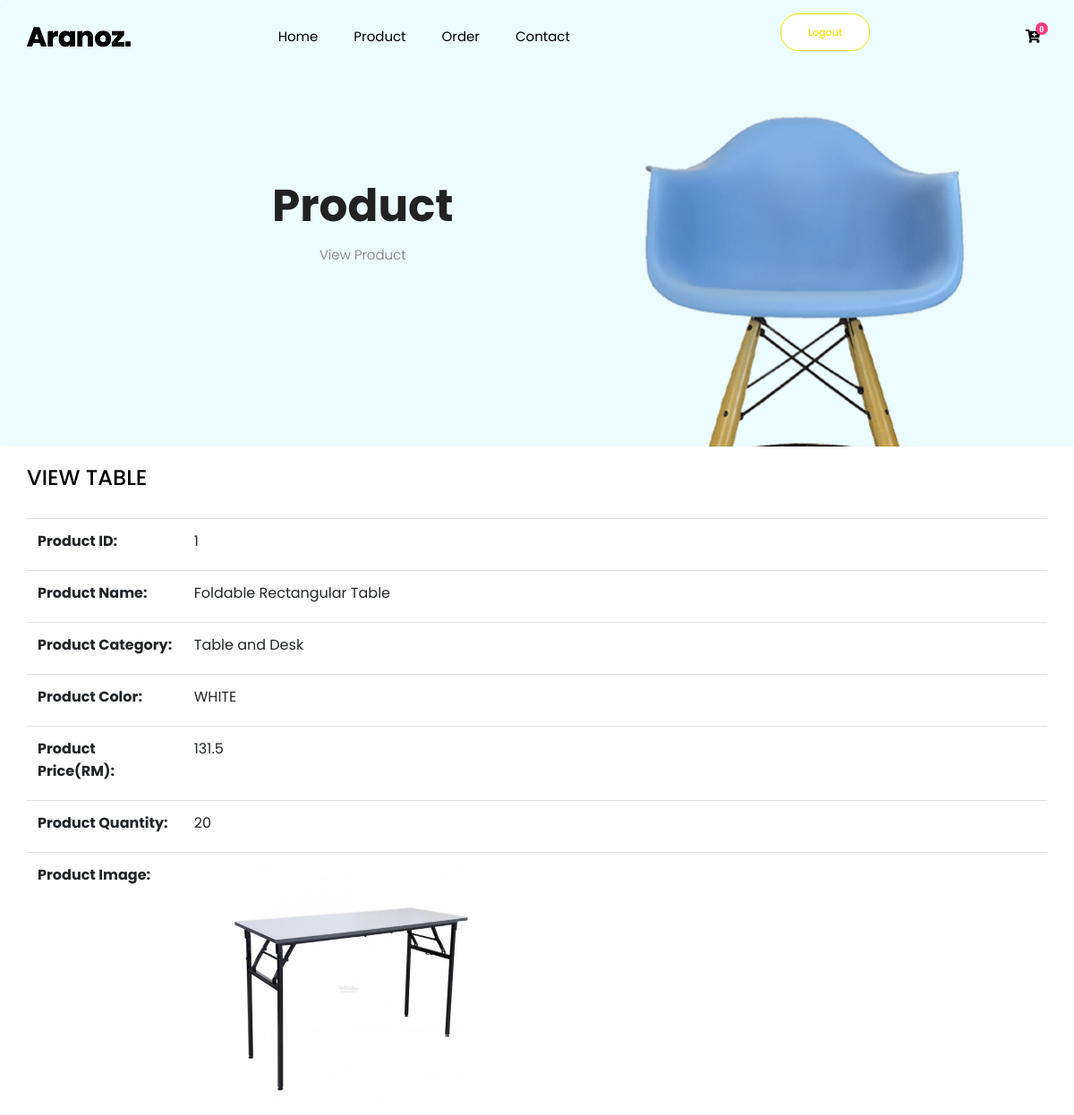
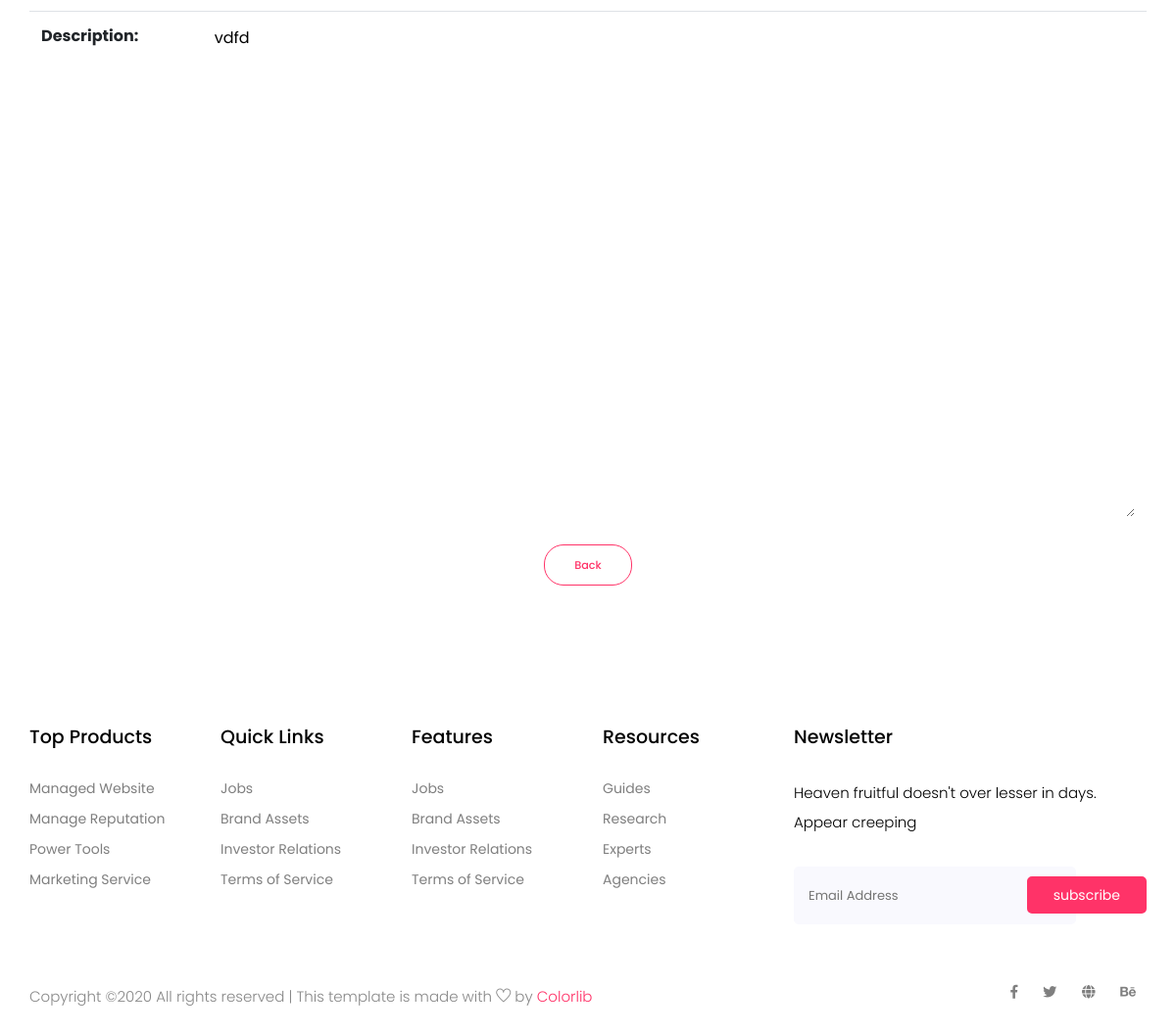
The page /viewproduct.php?productid=1 (signed in) on the database its author committed (2 pictures, top to bottom).
### tables this page shows
CREATE TABLE `product` (
  `ProductID` int(10) NOT NULL AUTO_INCREMENT,
  `ProductName` varchar(100) NOT NULL,
  `ProductCategory` varchar(50) NOT NULL,
  `ProductColor` varchar(50) NOT NULL,
  `ProductQuantity` int(10) NOT NULL DEFAULT '0',
  `ProductImg` longtext NOT NULL,
  `ProductImgType` varchar(25) NOT NULL DEFAULT '',
  `ProductPrice` float NOT NULL,
  `ProductDescription` varchar(5000) NOT NULL DEFAULT '',
  PRIMARY KEY (`ProductID`)
);

### function/retrievedata.php (called while the page is built, shortened)
<?php
require_once("all.php");
if(isset($_GET['productid'])){
  $sqlview = "SELECT * FROM `product` WHERE (`ProductID` = '".$_GET['productid']."')";
  $result = mysqli_query($con,$sqlview);
  $row = mysqli_fetch_assoc($result);
}
 ?>

### viewproduct.php (the view, shortened to what this page needs)
<?php
include 'includes/header.php';
require_once("all.php");
include("function/retrievedata.php");
 ?>
 <head>
 </head>
 <body>
    <section class="breadcrumb breadcrumb_bg">
      <div class="container">
        <div class="row">
          <div class="col-lg-8">
            <div class="breadcrumb_iner text-center">
              <div class="breadcrumb_iner_item">
                <h2>Product </h2>
                <p>View Product</p>
              </div>
            </div>
          </div>
        </div>
      </div>
    </section>
    <div class="whole-wrap">
  		<div class="container box_1170"></br>
        <form name="viewproduct" action="viewproduct.php" method="post" enctype="multipart/form-data">
          <h3 class="mb-30">VIEW TABLE</h3>
          <table class="table table-hower">
            <tr>
              <th><label for="productid"> Product ID: </label></th>
              <td> <?php echo $row['ProductID'] ;?></td>
            </tr>
            <tr>
              <th><label for="productname"> Product Name: </label></th>
              <td> <?php echo $row['ProductName'] ;?></td>
            </tr>
            <tr>
              <th><label for="productcategory"> Product Category: </label></th>
              <td><?php echo $row['ProductCategory']; ?></td>
            </tr>
            <tr>
              <th><label for="productcolor"> Product Color: </label></th>
              <td><?php echo $row['ProductColor']; ?></td>
            </tr>
            <tr>
              <th><label for="productprice"> Product Price(RM): </label></th>
              <td><?php echo $row['ProductPrice']; ?></td>
            </tr>
            <tr>
              <th><label for="productquantity"> Product Quantity: </label></th>
              <td><?php echo $row['ProductQuantity']; ?></td>
            </tr>
            <tr>
              <th><label for="productimg"> Product Image: </label></th>
              <td><img src="<?php echo "uploads/".$row['ProductImg'] ; ?>" width="350" height="280"></td>
            </tr>
            <tr>
              <th><label for="productdescription"> Description: </label></th>
              <td><textarea rows="20" cols="70" name="productdescription" class="input-group" readonly style="border:transparent;"><?php echo $row['ProductDescription'];?></textarea></td>
            </tr>
            </table>
            <div align="center">
                <button type="submit" class="genric-btn primary-border circle" name="back">Back</button>
            </div>
        </form>
      </div>
    </div>
<?php
  include 'includes/footer.php';
   ?>
 </body>

### rows shown on the page
product: ProductID "1", ProductName "Foldable Rectangular Table", ProductCategory "Table and Desk", ProductColor "WHITE", ProductPrice "131.5", ProductQuantity "20", ProductImg (picture), productdescription "vdfd"
